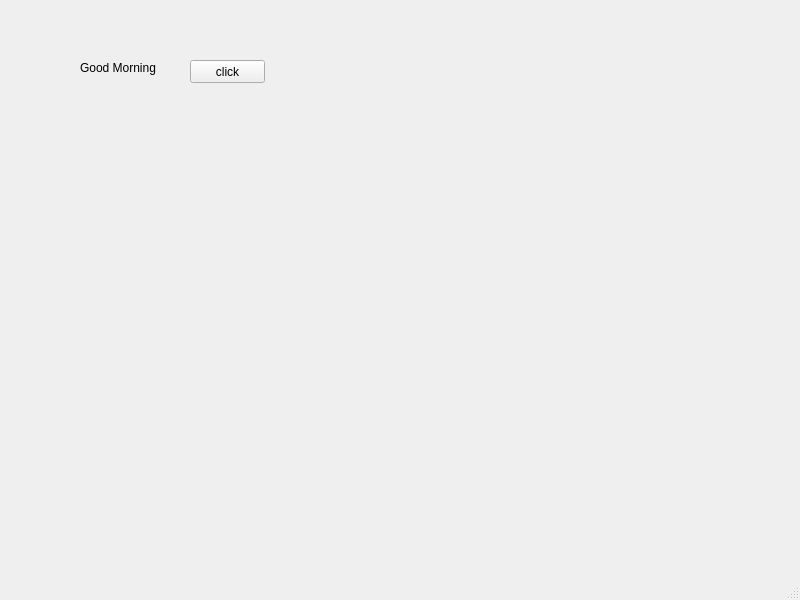
<?xml version="1.0" encoding="UTF-8"?>
<ui version="4.0">
 <class>MainWindow</class>
 <widget class="QMainWindow" name="MainWindow">
  <property name="geometry">
   <rect>
    <x>0</x>
    <y>0</y>
    <width>800</width>
    <height>600</height>
   </rect>
  </property>
  <property name="windowTitle">
   <string>MainWindow</string>
  </property>
  <widget class="QWidget" name="centralwidget">
   <widget class="QLabel" name="lbl">
    <property name="geometry">
     <rect>
      <x>80</x>
      <y>60</y>
      <width>91</width>
      <height>16</height>
     </rect>
    </property>
    <property name="text">
     <string>Good Morning</string>
    </property>
   </widget>
   <widget class="QPushButton" name="pb">
    <property name="geometry">
     <rect>
      <x>190</x>
      <y>60</y>
      <width>75</width>
      <height>23</height>
     </rect>
    </property>
    <property name="text">
     <string>click</string>
    </property>
   </widget>
  </widget>
  <widget class="QMenuBar" name="menubar">
   <property name="geometry">
    <rect>
     <x>0</x>
     <y>0</y>
     <width>800</width>
     <height>21</height>
    </rect>
   </property>
  </widget>
  <widget class="QStatusBar" name="statusbar"/>
 </widget>
 <resources/>
 <connections/>
</ui>
